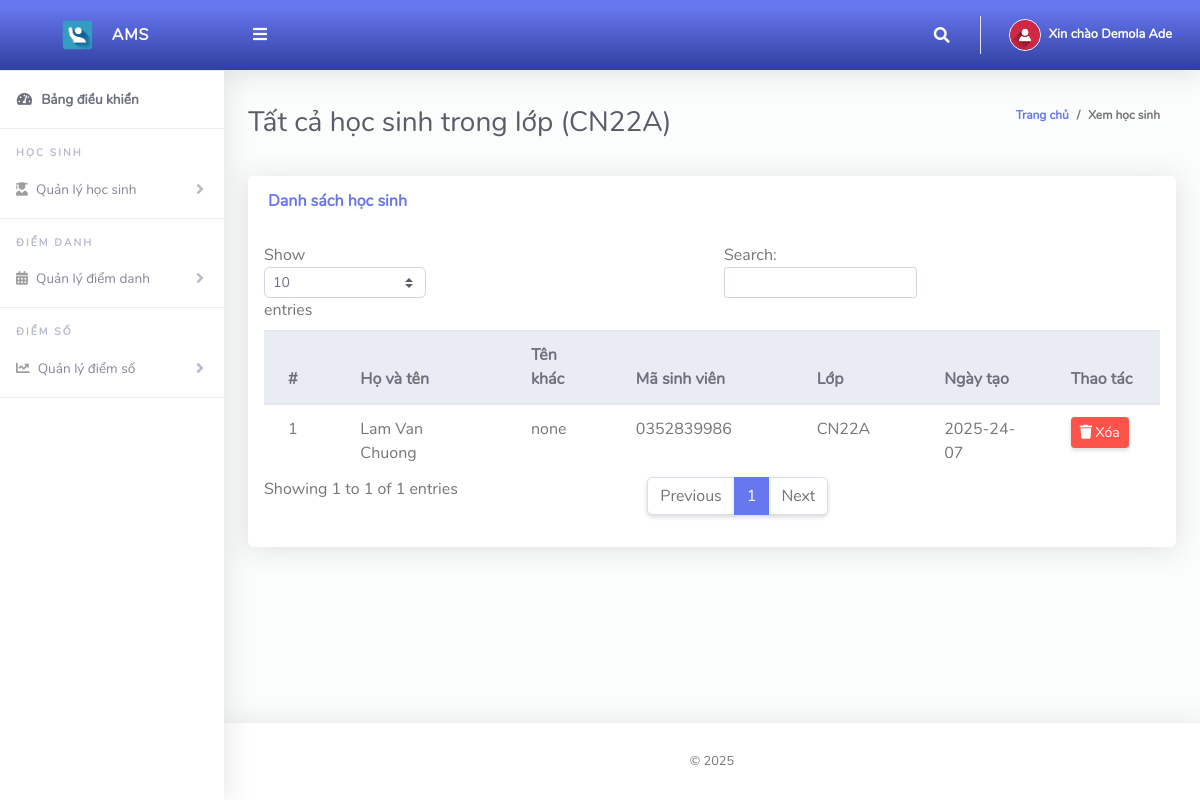
The page /ClassTeacher/viewStudents.php (signed in) on the database its author committed.
### tables this page shows
CREATE TABLE IF NOT EXISTS `tblclassteacher` (
  `Id` int(10) NOT NULL AUTO_INCREMENT,
  `firstName` varchar(255) NOT NULL,
  `lastName` varchar(255) NOT NULL,
  `emailAddress` varchar(255) NOT NULL,
  `password` varchar(255) NOT NULL,
  `phoneNo` varchar(50) NOT NULL,
  `classId` varchar(10) NOT NULL,
  `dateCreated` varchar(50) NOT NULL,
  PRIMARY KEY (`Id`)
);

CREATE TABLE IF NOT EXISTS `tblclass` (
  `Id` int(10) NOT NULL AUTO_INCREMENT,
  `className` varchar(255) NOT NULL,
  PRIMARY KEY (`Id`)
);

CREATE TABLE IF NOT EXISTS `tblstudents` (
  `Id` int(10) NOT NULL AUTO_INCREMENT,
  `firstName` varchar(255) NOT NULL,
  `lastName` varchar(255) NOT NULL,
  `otherName` varchar(255) NOT NULL,
  `admissionNumber` varchar(255) NOT NULL,
  `password` varchar(50) NOT NULL,
  `classId` varchar(10) NOT NULL,
  `dateCreated` varchar(50) NOT NULL,
  PRIMARY KEY (`Id`),
  UNIQUE KEY `admissionNumber` (`admissionNumber`)
);

### ClassTeacher/viewStudents.php (the view, shortened to what this page needs)
<?php
include '../Includes/dbcon.php';
$rrw = array();
$query = "SELECT tblclass.className
    FROM tblclassteacher
    INNER JOIN tblclass ON tblclass.Id = tblclassteacher.classId
    Where tblclassteacher.Id = '$_SESSION[userId]'";
$rs = $conn->query($query);
$num = $rs->num_rows;
if($num > 0) {
    $rrw = $rs->fetch_assoc();
}
?>
<!DOCTYPE html>
<html lang="vi">
<head>
  <link href="../vendor/fontawesome-free/css/all.min.css" rel="stylesheet" type="text/css">
  <link href="../vendor/bootstrap/css/bootstrap.min.css" rel="stylesheet" type="text/css">
  <link href="css/ruang-admin.min.css" rel="stylesheet">
</head>
<body id="page-top">
  <div id="wrapper">
      <?php include "Includes/sidebar.php";?>
    <div id="content-wrapper" class="d-flex flex-column">
      <div id="content">
       <?php include "Includes/topbar.php";?>
        <div class="container-fluid" id="container-wrapper">
          <div class="d-sm-flex align-items-center justify-content-between mb-4">
            <h1 class="h3 mb-0 text-gray-800">Tất cả học sinh trong lớp (<?php echo isset($rrw['className']) ? $rrw['className'] : 'N/A'; ?>)</h1>
            <ol class="breadcrumb">
              <li class="breadcrumb-item"><a href="./">Trang chủ</a></li>
              <li class="breadcrumb-item active" aria-current="page">Xem học sinh</li>
            </ol>
          </div>
          <div class="row">
            <div class="col-lg-12">
              <div class="card mb-4">
                <div class="card-header py-3 d-flex flex-row align-items-center justify-content-between">
                  <h6 class="m-0 font-weight-bold text-primary">Danh sách học sinh</h6>
                </div>
                <div class="table-responsive p-3">
                  <table class="table align-items-center table-flush table-hover" id="dataTableHover">
                    <thead class="thead-light">
                      <tr>
                        <th>#</th>
                        <th>Họ và tên</th>
                        <th>Tên khác</th>
                        <th>Mã sinh viên</th>
                        <th>Lớp</th>
                        <th>Ngày tạo</th>
                        <th>Thao tác</th>
                      </tr>
                    </thead>
                    <tbody>
                      <?php
                      $query = "SELECT tblstudents.Id,tblclass.className,tblstudents.firstName,
                      tblstudents.lastName,tblstudents.otherName,tblstudents.admissionNumber,tblstudents.dateCreated
                      FROM tblstudents
                      INNER JOIN tblclass ON tblclass.Id = tblstudents.classId
                      WHERE tblstudents.classId = '$_SESSION[classId]'
                      ORDER BY tblstudents.firstName, tblstudents.lastName";
                      $rs = $conn->query($query);
                      $num = $rs->num_rows;
                      $sn = 0;
                      if($num > 0) {
                        while ($rows = $rs->fetch_assoc()) {
                          $sn = $sn + 1;
                          echo "<tr>
                                  <td>".$sn."</td>
                                  <td>".$rows['firstName']." ".$rows['lastName']."</td>
                                  <td>".$rows['otherName']."</td>
                                  <td>".$rows['admissionNumber']."</td>
                                  <td>".$rows['className']."</td>
                                  <td>".$rows['dateCreated']."</td>
                                  <td>
                                    <a href='viewStudents.php?Id=".$rows['Id']."&action=delete' class='btn btn-sm btn-danger' onclick='return confirm(\"Bạn có chắc muốn xóa sinh viên này?\")'>
                                      <i class='fas fa-trash'></i> Xóa
                                    </a>
                                  </td>
                                </tr>";
                        }
                      } else {
                        echo "<tr><td colspan='7' class='text-center'>Không có dữ liệu</td></tr>";
                      }
                      ?>
                    </tbody>
                  </table>
                </div>
              </div>
            </div>
          </div>
        </div>
      </div>
       <?php include "Includes/footer.php";?>
    </div>
  </div>
</body>
</html>

### ClassTeacher/Includes/topbar.php (shortened to what this page needs)
<?php
  $query = "SELECT * FROM tblclassteacher WHERE Id = ".$_SESSION['userId']."";
  $rs = $conn->query($query);
  $rows = $rs->fetch_assoc();
  $fullName = $rows['firstName']." ".$rows['lastName'];;
?>
<nav class="navbar navbar-expand navbar-light bg-gradient-primary topbar mb-4 static-top">
          <button id="sidebarToggleTop" class="btn btn-link rounded-circle mr-3">
            <i class="fa fa-bars"></i>
          </button>
          <ul class="navbar-nav ml-auto">
            <li class="nav-item dropdown no-arrow">
              <a class="nav-link dropdown-toggle" href="#" id="searchDropdown" role="button" data-toggle="dropdown"
                aria-haspopup="true" aria-expanded="false">
                <i class="fas fa-search fa-fw"></i>
              </a>
            </li>
            <li class="nav-item dropdown no-arrow">
              <a class="nav-link dropdown-toggle" href="#" id="userDropdown" role="button" data-toggle="dropdown"
                aria-haspopup="true" aria-expanded="false">
                <img class="img-profile rounded-circle" src="img/user-icn.png" style="max-width: 60px">
                <span class="ml-2 d-none d-lg-inline text-white small"><b>Xin chào <?php echo $fullName;?></b></span>
              </a>
            </li>
          </ul>
        </nav>

### rows shown on the page
tblclassteacher: fullName "Demola Ade"
tblclass: className "CN22A"
tblstudents: firstName "Lam Van", lastName "Chuong", otherName "none", admissionNumber "0352839986", classId.className "CN22A", dateCreated "2025-24-07"
